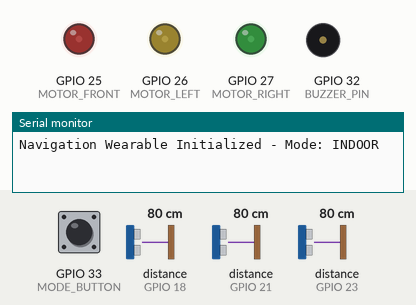
Bench run of a sketch on a simulated ESP32. On the bench: output pins drawn as LEDs (lit = HIGH), buzzer (waves = sounding), the last lines printed to the serial monitor. Wiring (from diagram.json): 3 × ultrasonic range finder: trigger GPIO 5, echo GPIO 18 / trigger GPIO 19, echo GPIO 21 / trigger GPIO 22, echo GPIO 23. The inputs (shaded band) are chosen by the test bench; at power-on: GPIO 33 (MODE_BUTTON) HIGH, distance to the obstacle (sensors on GPIO 18, GPIO 21, GPIO 23) 80 cm. The echo pulse lasts 58.3 µs per cm; pins used as bus, display or sensor lines are not drawn.

Above: at 1.2 s.
1.3 s: GPIO 33 (MODE_BUTTON) pulled LOW for 0.15 s
At 2.2 s:
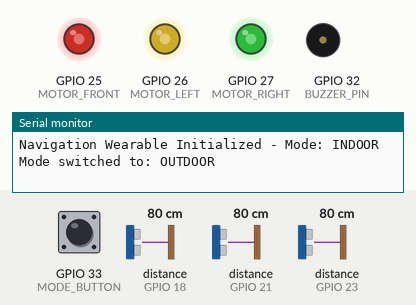
2.9 s: distance to the obstacle (sensor on GPIO 18) set to 64 cm
At 3.7 s:
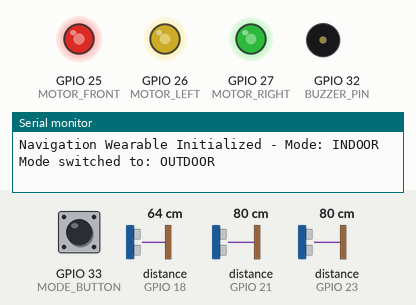
4.4 s: distance to the obstacle (sensor on GPIO 18) set to 58 cm
At 5.6 s:
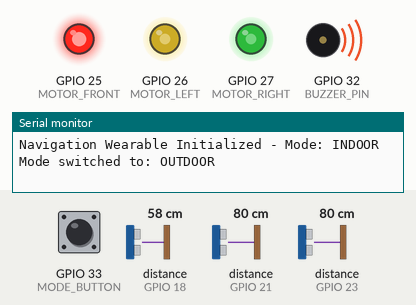
5.9 s: distance to the obstacle (sensor on GPIO 21) set to 64 cm
At 6.2 s:
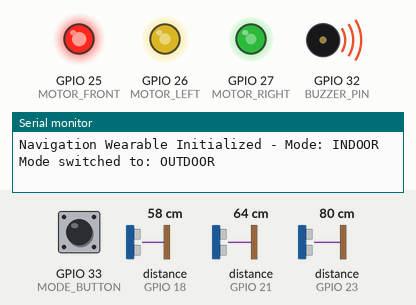
7.4 s: distance to the obstacle (sensor on GPIO 21) set to 57 cm
At 8.6 s:
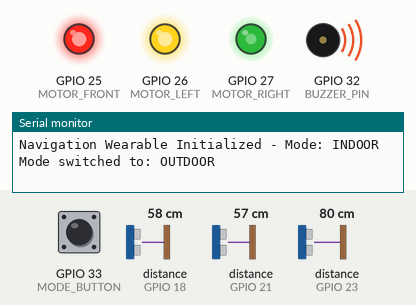
8.9 s: distance to the obstacle (sensor on GPIO 23) set to 64 cm
10.4 s: distance to the obstacle (sensor on GPIO 23) set to 58 cm
At 11.1 s:
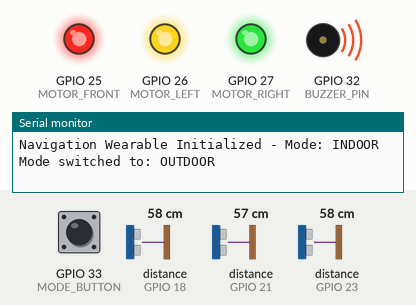
Timing chart, 0 to 12.9 s (numbered marks = the images above; inputs shaded):
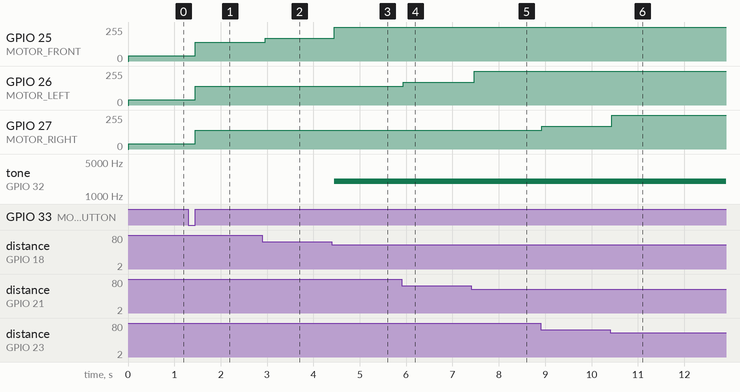

The sketch:

sketch.ino
```cpp
/*
  =====================================================================
  Offline Navigation Wearable for the Visually Impaired
  ---------------------------------------------------------------------
  Platform   : ESP32 (Dev Module)
  Sensors    : 3x HC-SR04 Ultrasonic Sensors (Front, Left, Right)
  Actuators  : 3x Coin Vibration Motors (via NPN transistor drivers)
  Extras     : 1x Tactile Push Button (sensitivity / mode toggle)
             : 1x Piezo Buzzer (optional audible alert for close range)

  Concept    : User-First Feedback Loop (UFFL)
  ---------------------------------------------------------------------
  Instead of a fixed alert threshold, the device continuously adapts
  its vibration intensity and alert distance based on:
    1. Real-time obstacle distance (closer = stronger/faster pulses)
    2. The user's own walking cadence (estimated from how often they
       trigger "close" events) so the feedback doesn't overwhelm a
       slow-moving user or under-alert a fast-moving one
    3. A manual sensitivity dial (button press cycles through 3 modes:
       Indoor / Outdoor / Crowded) so the user stays in control of
       the assistive behavior rather than the device dictating it

  This sketch is fully offline: no WiFi/BLE dependency required for
  core obstacle-avoidance functionality, matching the "low-cost,
  offline" design goal.

  v1.1 changes vs original_tested.ino (everything else is unchanged):
    1. Mode button: one mode change per press (was: repeated while held)
    2. UFFL: a "close event" is counted once when an obstacle ENTERS the
       danger zone (was: counted on every loop iteration, per sensor,
       which pinned adaptiveGain at 0.75 while any obstacle stayed close)
    3. Optional CSV logging (LOG_CSV) for scripts/plot_uffl.py
  In the Wokwi simulation the three LEDs stand in for the vibration motors.
  =====================================================================
*/

// Set to 1 to print CSV (ms,mode,front,left,right,close_event,gain) instead of text.
#define LOG_CSV 0

// ---------------------- Pin Configuration ---------------------------
const int TRIG_FRONT = 5,  ECHO_FRONT = 18;
const int TRIG_LEFT  = 19, ECHO_LEFT  = 21;
const int TRIG_RIGHT = 22, ECHO_RIGHT = 23;

const int MOTOR_FRONT = 25;
const int MOTOR_LEFT  = 26;
const int MOTOR_RIGHT = 27;

const int BUZZER_PIN  = 32;
const int MODE_BUTTON = 33;

// ---------------------- UFFL Tunable State ---------------------------
enum FeedbackMode { INDOOR, OUTDOOR, CROWDED };
FeedbackMode currentMode = INDOOR;

// Distance thresholds (cm) per mode -- tighter indoors, wider outdoors
struct ModeProfile {
  int cautionCm;   // start gentle pulsing
  int dangerCm;    // strong continuous vibration + buzzer
};
ModeProfile profiles[3] = {
  {80, 30},   // INDOOR   - tighter spaces, shorter warning distance
  {150, 60},  // OUTDOOR  - open spaces, earlier warning
  {60, 25}    // CROWDED  - dense obstacles, avoid alert fatigue
};

// Adaptive cadence tracking for the "user-first" part of UFFL
unsigned long lastCloseEventTime = 0;
unsigned long closeEventIntervals[5] = {0};
int intervalIndex = 0;
float adaptiveGain = 1.0; // scales vibration intensity based on user pace

// Debounce state for mode button
int lastButtonState = HIGH;
unsigned long lastDebounceTime = 0;
const unsigned long debounceDelay = 50;
int stableButtonState = HIGH;

// Close-event edge detection for UFFL
bool wasClose = false;

void setup() {
  Serial.begin(115200);

  pinMode(TRIG_FRONT, OUTPUT); pinMode(ECHO_FRONT, INPUT);
  pinMode(TRIG_LEFT,  OUTPUT); pinMode(ECHO_LEFT,  INPUT);
  pinMode(TRIG_RIGHT, OUTPUT); pinMode(ECHO_RIGHT, INPUT);

  pinMode(MOTOR_FRONT, OUTPUT);
  pinMode(MOTOR_LEFT,  OUTPUT);
  pinMode(MOTOR_RIGHT, OUTPUT);

  pinMode(BUZZER_PIN, OUTPUT);
  pinMode(MODE_BUTTON, INPUT_PULLUP);

#if LOG_CSV
  Serial.println("ms,mode,front,left,right,close_event,gain");
#else
  Serial.println("Navigation Wearable Initialized - Mode: INDOOR");
#endif
}

// ---------------------- Sensor Helpers ---------------------------
long readDistanceCm(int trigPin, int echoPin) {
  digitalWrite(trigPin, LOW);
  delayMicroseconds(2);
  digitalWrite(trigPin, HIGH);
  delayMicroseconds(10);
  digitalWrite(trigPin, LOW);

  long duration = pulseIn(echoPin, HIGH, 30000); // 30ms timeout ~5m range
  if (duration == 0) return -1; // no echo / out of range
  return duration * 0.0343 / 2; // convert to cm
}

// ---------------------- UFFL Core Logic ---------------------------
void updateAdaptiveGain() {
  // Average recent time-between-close-events; faster events -> user
  // moving briskly through obstacles -> slightly reduce gain so
  // feedback doesn't feel spammy. Slower events -> boost gain so
  // a cautious/slow user still gets a clear, confident signal.
  unsigned long sum = 0;
  int count = 0;
  for (int i = 0; i < 5; i++) {
    if (closeEventIntervals[i] > 0) { sum += closeEventIntervals[i]; count++; }
  }
  if (count == 0) { adaptiveGain = 1.0; return; }

  float avgInterval = (float)sum / count;
  if (avgInterval < 800)      adaptiveGain = 0.75; // rapid events
  else if (avgInterval > 3000) adaptiveGain = 1.25; // sparse events
  else                          adaptiveGain = 1.0;
}

void recordCloseEvent() {
  unsigned long now = millis();
  if (lastCloseEventTime > 0) {
    closeEventIntervals[intervalIndex] = now - lastCloseEventTime;
    intervalIndex = (intervalIndex + 1) % 5;
  }
  lastCloseEventTime = now;
  updateAdaptiveGain();
}

// Drives a motor with PWM strength; strength scaled by adaptiveGain
void driveFeedback(int motorPin, long distance, ModeProfile profile) {
  if (distance < 0 || distance > profile.cautionCm) {
    analogWrite(motorPin, 0);
    return;
  }

  if (distance <= profile.dangerCm) {
    analogWrite(motorPin, constrain((int)(255 * adaptiveGain), 0, 255));
  } else {
    // Linear ramp between caution and danger distance
    float ratio = 1.0 - ((float)(distance - profile.dangerCm) /
                          (profile.cautionCm - profile.dangerCm));
    int strength = constrain((int)(180 * ratio * adaptiveGain), 40, 255);
    analogWrite(motorPin, strength);
  }
}

const char* modeName() {
  return currentMode == INDOOR ? "INDOOR" : currentMode == OUTDOOR ? "OUTDOOR" : "CROWDED";
}

void handleModeButton() {
  int reading = digitalRead(MODE_BUTTON);
  if (reading != lastButtonState) lastDebounceTime = millis();

  // Act only when the debounced state CHANGES to pressed -> one switch per press
  if ((millis() - lastDebounceTime) > debounceDelay && reading != stableButtonState) {
    stableButtonState = reading;
    if (stableButtonState == LOW) {
      currentMode = (FeedbackMode)((currentMode + 1) % 3);
      Serial.print("Mode switched to: ");
      Serial.println(modeName());
    }
  }
  lastButtonState = reading;
}

void loop() {
  handleModeButton();
  ModeProfile profile = profiles[currentMode];

  long dFront = readDistanceCm(TRIG_FRONT, ECHO_FRONT);
  long dLeft  = readDistanceCm(TRIG_LEFT,  ECHO_LEFT);
  long dRight = readDistanceCm(TRIG_RIGHT, ECHO_RIGHT);

  // UFFL: one close event each time any sensor enters the danger zone
  bool closeNow = (dFront >= 0 && dFront <= profile.dangerCm) ||
                  (dLeft  >= 0 && dLeft  <= profile.dangerCm) ||
                  (dRight >= 0 && dRight <= profile.dangerCm);
  if (closeNow && !wasClose) recordCloseEvent();
  wasClose = closeNow;

  driveFeedback(MOTOR_FRONT, dFront, profile);
  driveFeedback(MOTOR_LEFT,  dLeft,  profile);
  driveFeedback(MOTOR_RIGHT, dRight, profile);

  // Audible alert only for true "danger" front obstacles, to avoid
  // over-relying on sound (many visually impaired users depend on
  // ambient audio cues for navigation, so this stays minimal).
  if (dFront > 0 && dFront <= profile.dangerCm) {
    tone(BUZZER_PIN, 2000, 100);
  }

#if LOG_CSV
  Serial.print(millis());  Serial.print(",");
  Serial.print(modeName()); Serial.print(",");
  Serial.print(dFront);    Serial.print(",");
  Serial.print(dLeft);     Serial.print(",");
  Serial.print(dRight);    Serial.print(",");
  Serial.print(closeNow ? 1 : 0); Serial.print(",");
  Serial.println(adaptiveGain);
#endif

  delay(60); // ~16Hz sensing loop, quick enough for walking pace
}
```

Measured:
- the behaviour switches between 61 and 60 cm on distance to the obstacle (sensor on GPIO 18) (found by bisection; images 2 and 3)
- the behaviour switches between 61 and 60 cm on distance to the obstacle (sensor on GPIO 21) (found by bisection; images 4 and 5)
- after the input at 1.3 s, GPIO 25 (MOTOR_FRONT), GPIO 26 (MOTOR_LEFT), GPIO 27 (MOTOR_RIGHT): 40/255 → 142/255 after 0.15 s
- after the input at 2.9 s, GPIO 25 (MOTOR_FRONT): 142/255 → 172/255 after 0.06 s
- after the input at 4.4 s, GPIO 25 (MOTOR_FRONT): 172/255 → 255/255 after 0.05 s; tone on GPIO 32 (BUZZER_PIN): silent → 2000 Hz after 0.05 s
- after the input at 5.9 s, GPIO 26 (MOTOR_LEFT): 142/255 → 172/255 at once
- after the input at 7.4 s, GPIO 26 (MOTOR_LEFT): 172/255 → 255/255 after 0.07 s
- after the input at 8.9 s, GPIO 27 (MOTOR_RIGHT): 142/255 → 172/255 at once
- after the input at 10.4 s, GPIO 27 (MOTOR_RIGHT): 172/255 → 255/255 at once
